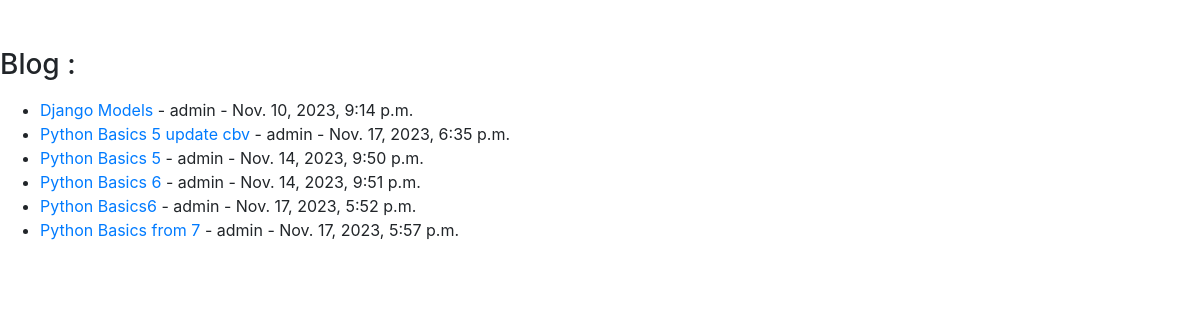
/posts/, run on an earlier commit of the app's database.
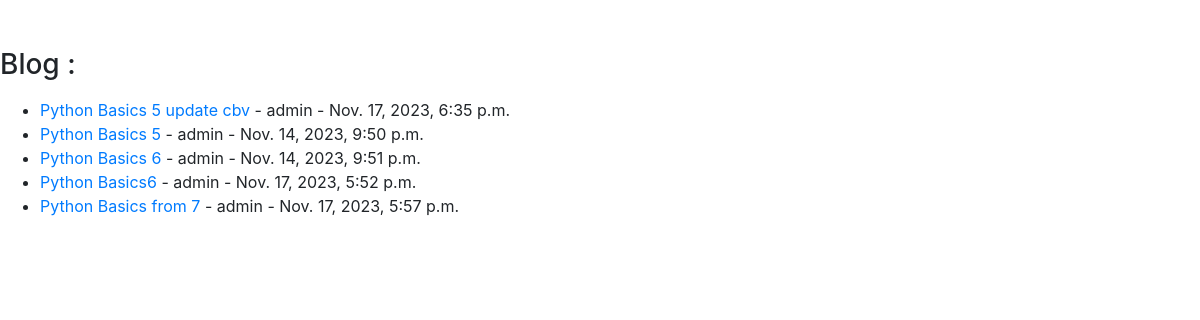
And on a later commit of the database.
### posts/models.py (models this page shows)
class Post (models.Model):
    author          = models.ForeignKey(User,related_name='post_author',on_delete=models.CASCADE)
    title           = models.CharField(max_length=100)
    content         = models.TextField(max_length=20000)
    draft           = models.BooleanField(default=True)
    publish_date    = models.DateTimeField(auto_now=True)
    tags            = TaggableManager()
    image           = models.ImageField(upload_to='post')
    category        = models.ForeignKey('Category',related_name='post_category',on_delete=models.SET_NULL,null=True)
    def __str__(self):
        return self.title

### posts/views.py (the view)
# urls.py: path('posts/',post_list),
def post_list (request):
    data = Post.objects.all()
    context = {
        'object_list' : data
    }
    return render(request,'posts/post_list.html',context)

### posts/templates/posts/post_list.html (shortened to what this page needs)
<!doctype html>
<html lang="en">
  <head>
    <link rel="stylesheet" href="https://cdn.jsdelivr.net/npm/bootstrap@4.1.3/dist/css/bootstrap.min.css">
  </head>
  <body>
    <div class="contaier mt-5">
        <h3 class="my-3">Blog : </h3>
        <ul>
            {% for post in object_list %}
            <li><a href="/posts/{{ post.id }}">{{ post }}</a> - {{ post.author }} - {{ post.publish_date }}</li>
            {% endfor %}
        </ul>
    </div>
  </body>
</html>

What changed in the data, as far as the page shows it:
removed Post: title "Django Models", author "admin", publish_date "Nov. 10, 2023, 9:14 p.m."
